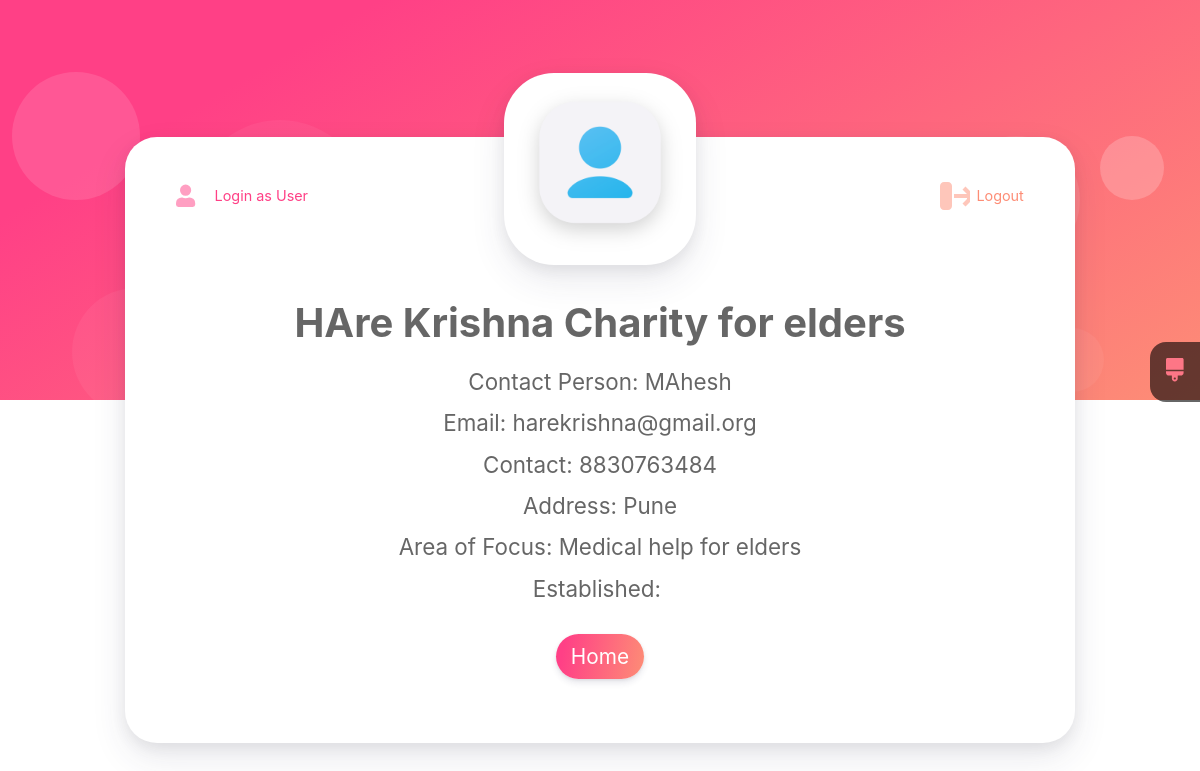
/profile/ (signed in), run on the app's committed database.
### app1/models.py (models this page shows, shortened)
class NGO(models.Model):
    organization_name = models.CharField(max_length=255)
    contact_person = models.CharField(max_length=255)
    contact_email = models.EmailField()
    contact_number = models.CharField(max_length=10)
    organization_address = models.TextField()
    registration_number = models.CharField(max_length=100)
    establishment_year = models.PositiveIntegerField()
    area_of_focus = models.TextField()
    additional_comments = models.TextField(blank=True, null=True)
    username = models.CharField(max_length=50, unique=True)  # Ensuring unique usernames for NGOs
    password = models.CharField(max_length=255)  # Store password as hashed string

### app1/views.py (the view, shortened to what this page needs)
# urls.py: path('profile/', views.profile, name='profile'),  # User Profile
def profile(request):
    user_id = request.session.get('user_id')
    ngo_id = request.session.get('ngo_id')
    context = {}
    if ngo_id:
        try:
            ngo_data = NGO.objects.get(id=ngo_id)
            context = {
                'is_ngo': True,
                'organization_name': ngo_data.organization_name,
                'contact_person': ngo_data.contact_person,
                'contact_email': ngo_data.contact_email,
                'contact_number': ngo_data.contact_number,
                'organization_address': ngo_data.organization_address,
                'area_of_focus': ngo_data.area_of_focus
            }
        except NGO.DoesNotExist:
            return redirect('ngo_login')
        return render(request, 'app1/profile.html', context)
    return redirect('user_login')

### app1/templates/app1/profile.html (shortened to what this page needs)
{% load static %}
{% load widget_tweaks %}
<!DOCTYPE html>
<html lang="en">
<head>
    <link href="{% static 'css/profile.css' %}" rel="stylesheet">
</head>
<body>
    <div class="profile-page">
        <div class="content">
            <div class="content__cover">
                <div class="content__avatar" style="background-image: url('{% static "images/profile2.png" %}'); background-color: white; background-size: cover; background-position: center; border-radius: 50px;"></div>
            </div>
<div class="content__actions">
    {% if is_ngo %}
    <a href="{% url 'user_login' %}">
        <span>Login as User</span>
    </a>
    {% endif %}
    <a href="{% url 'logout' %}">
        <svg xmlns="http://www.w3.org/2000/svg" viewBox="0 0 512 512">
            <path fill="currentColor" d="M96 480h64c35.3 0 64-28.7 64-64V96c0-35.3-28.7-64-64-64H96C60.7 32 32 60.7 32 96v320c0 35.3 28.7 64 64 64zm368-192H256v-64h208l-72-72 48-48 160 160-160 160-48-48 72-72z"/>
        </svg>
        <span>Logout</span>
    </a>
</div>
            <div class="content__title">
                {% if is_ngo %}
                    <h1>{{ organization_name }}</h1>
                    <span>Contact Person: {{ contact_person }}</span>
                    <span>Email: {{ contact_email }}</span>
                    <span>Contact: {{ contact_number }}</span>
                    <span>Address: {{ organization_address }}</span>
                    <span>Area of Focus: {{ area_of_focus }}</span>
                    <span>Established: {{ establishment_year }}</span>
                {% else %}
                    <h1>{{ first_name }} {{ last_name }}</h1>
                    <span>Age: {{ age }}</span>
                    <span>Contact: {{ contact_number }}</span>
                    <span>Address: {{ address }}</span>
                    <span>Interests: {{ interests }}</span>
                {% endif %}
            </div>
            <div class="content__button">
                <a class="button" href="{% url 'index' %}">
                    <p class="button__text">Home</p>
                </a>
            </div>
        </div>
        <div class="bg">
            <div><span></span><span></span></div>
        </div>
        <div class="theme-switcher-button" id="theme-switcher-button">
        </div>
    </div>
</body>
</html>

### static/css/profile.css (style rules this page uses)
* { margin: 0; padding: 0; box-sizing: border-box; }
body { background: #fff; font: 14px/1.4 -apple-system, BlinkMacSystemFont, "Segoe UI", Roboto, "Helvetica Neue", Arial, sans-serif, "Apple Color Emoji", "Segoe UI Emoji", "Segoe UI Symbol", "Noto Color Emoji"; color: rgba(0,0,0,0.6); }
.profile-page { display: flex; min-height: 100vh; padding-top: 5rem; }
.content__title,.content__description { display: block; margin-bottom: 15px; }
.profile-page .content { display: flex; flex-direction: column; max-width: 800px; width: 100%; position: relative; z-index: 2; margin: auto; padding: 2rem; background: #fff; border-radius: 2rem; box-shadow: 0 15px 35px rgba(50,50,93,0.1), 0 5px 15px rgba(0,0,0,0.07); }
.profile-page .content__cover { position: relative; background: linear-gradient(150deg, #1d8cf8 20%, #3358f4 100%); }
.theme-orange .profile-page .content__cover { background: linear-gradient(150deg, #ff4086 20%, #fd8d76 100%); }
.profile-page .content__avatar { width: 12rem; height: 12rem; position: absolute; bottom: 0; left: 50%; z-index: 2; transform: translate(-50%, 50%); background: #ffff center center no-repeat; background-size: cover; border-radius: 50%; box-shadow: 0 15px 35px rgba(50,50,93,0.1), 0 5px 15px rgba(0,0,0,0.07); }
.profile-page .content__avatar::before { content: ""; position: absolute; top: 0; bottom: 0; left: 0; right: 0; border-radius: 50%; }
.profile-page .content__actions { display: flex; justify-content: space-between; padding: 0.2rem; }
.profile-page .content__actions a { display: flex; flex-flow: row nowrap; align-items: center; justify-content: center; height: 3rem; padding: 0.2rem 1rem; border-radius: 2rem; text-decoration: none; font-size: 0.9rem; }
.profile-page .content__actions a svg { width: 2rem; margin-right: 0.4rem; }
.profile-page .content__actions a:first-child { color: #ff4086; }
.theme-orange .profile-page .content__actions a:first-child { color: #ff4086; }
.profile-page .content__actions a:last-child { color: #d782d9; }
.theme-orange .profile-page .content__actions a:last-child { color: #fd8d76; }
.profile-page .content__title { margin-top: 4.5rem; text-align: center; order: 1; }
.profile-page .content__title h1 { margin-bottom: 0.1rem; font-size: 2.4rem; }
.profile-page .content__title span { font-size: 1rem; }
.profile-page .content__button { margin: 3rem 0 2rem; text-align: center; order: 4; }
.profile-page .content__button .button { display: inline-block; padding: 1.2rem 1.8rem; text-align: center; text-decoration: none; background: linear-gradient(100deg, #1d8cf8 30%, #3358f4 100%); border-radius: 2rem; box-shadow: 0 4px 6px rgba(50,50,93,0.11), 0 1px 3px rgba(0,0,0,0.08); font-size: 1rem; color: #fff; cursor: pointer; }
.theme-orange .profile-page .content__button .button { background: linear-gradient(100deg, #ff4086 10%, #fd8d76 100%); }
.profile-page .bg { width: 100%; height: 50%; position: absolute; top: 0; left: 0; z-index: 1; }
.profile-page .bg div { content: ""; width: 100%; height: 100%; position: absolute; top: 0; left: 0; z-index: 1; overflow: hidden; background: linear-gradient(150deg, #1d8cf8 20%, #3358f4 100%); }
.theme-orange .profile-page .bg div { background: linear-gradient(150deg, #ff4086 20%, #fd8d76 100%); }
.profile-page .bg span:nth-child(2) { display: block; position: absolute; z-index: 2; border-radius: 50%; animation: floating 34s infinite; }
.profile-page .bg span:nth-child(4) { display: block; position: absolute; z-index: 2; border-radius: 50%; animation: floating 34s infinite; }
.profile-page .bg span:nth-child(2) { width: 8rem; height: 8rem; top: 18%; left: 1%; background: rgba(255,255,255,0.12); animation-duration: 40s; }
.profile-page .bg span:nth-child(4) { width: 4rem; height: 4rem; top: 34%; right: 3%; background: rgba(255,255,255,0.2); animation-duration: 34s; }
.theme-switcher-button { position: fixed; top: calc(50% - 3.6rem); right: 0; z-index: 2; padding: 1rem; background: rgba(0,0,0,0.6); border-top-left-radius: 1rem; border-bottom-left-radius: 1rem; font-size: inherit; color: #fd7686; cursor: pointer; }
.theme-orange .theme-switcher-button { color: #fd7686; }
.theme-switcher-button svg { width: 1.1rem; }

### data on the page
NGO: organization_name "HAre Krishna Charity for elders", contact_person "MAhesh", contact_email "harekrishna@gmail.org", contact_number "8830763484", organization_address "Pune", area_of_focus "Medical help for elders"
